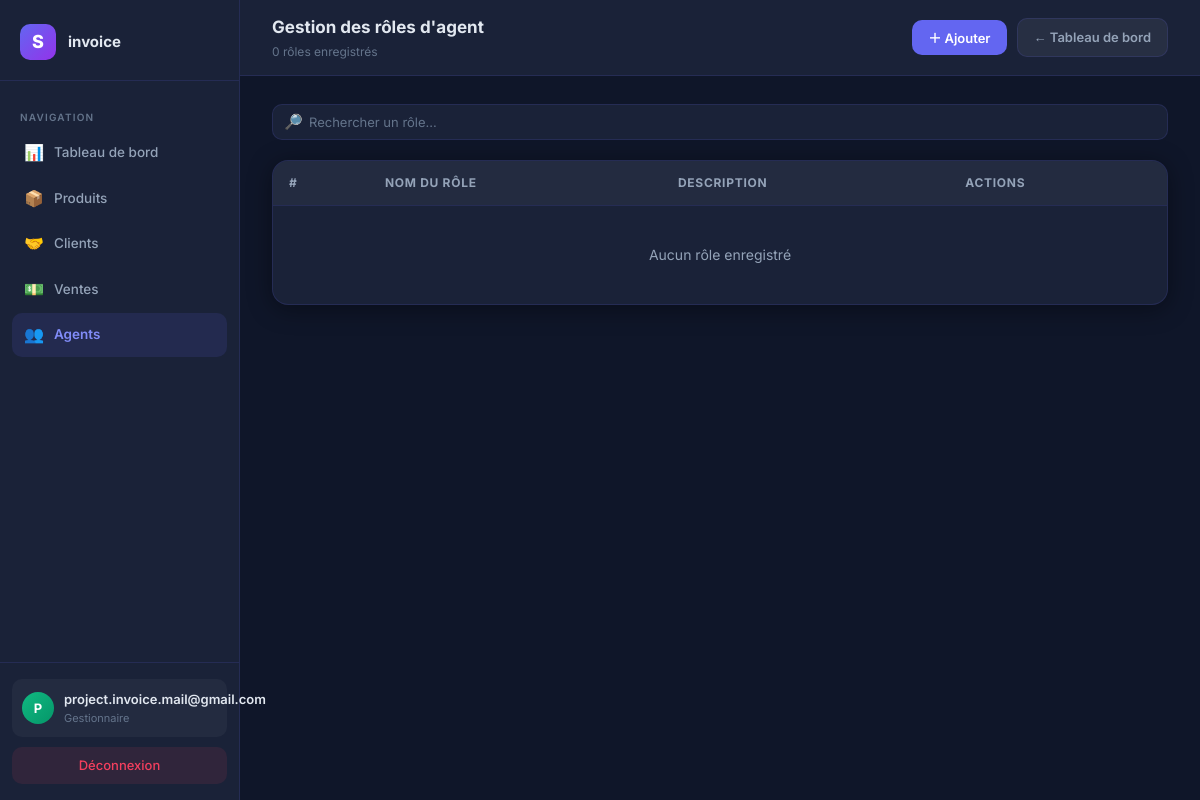
/manage-agent-roles/ (signed in), run on the app's committed database.
### InvoiceApp/models.py (models this page shows, shortened)
class User(AbstractUser):
    logo = models.ImageField(upload_to="company_logos/", blank=True, null=True, verbose_name="Logo de l'entreprise")
    company_name = models.CharField(max_length=255, verbose_name="Nom de l'entreprise")
    company_email = models.EmailField(blank=True, null=True,verbose_name="Adresse email")
    phone = models.CharField(max_length=20, blank=True, verbose_name="Téléphone")
    address = models.TextField(blank=True, verbose_name="Adresse")
    add_date = models.DateTimeField(auto_now_add=True, verbose_name="Date d'inscription",blank=True, null=True,)
    default_currency = models.CharField(max_length=3, choices=CURRENCY_CHOICES, default='EUR', verbose_name="Devise de l'entreprise")
    agent_login_code = models.CharField(max_length=8, unique=True, blank=True, verbose_name="Code de connexion vendeurs")
    next_invoice_number = models.PositiveIntegerField(default=1, verbose_name="Prochain numéro de facture")
    class Meta:
        verbose_name = "Entreprise"
        verbose_name_plural = "Entreprises"

### InvoiceApp/views/agents.py (the view)
# urls.py: path('manage-agent-roles/', invoice_views.manage_agent_roles, name='manage_agent_roles'),
@require_http_methods(["GET"])
@login_required
def manage_agent_roles(request):
    user = request.user
    agent_roles = user.agent_roles.all()
    context = {
        'company_name': user.company_name,
        'company_logo_url': user.logo.url if user.logo else None,
        'agent_roles': agent_roles,
    }
    return render(request, 'agent_roles_manage.html', context)

### InvoiceApp/context_processors.py (called while the page is built)
def subscription_context(request):
    user = getattr(request, 'user', None)
    if not user or not user.is_authenticated:
        return {}
    subscription = getattr(user, 'subscription', None)
    if subscription is None:
        return {}
    return {
        'subscription': subscription,
        'subscription_status': subscription.status,
        'subscription_blocked': subscription.is_blocked,
        'subscription_days_left': subscription.days_left,
        'subscription_expiry_date': subscription.access_expiry_date,
        'subscription_plan_price': subscription.price,
    }

### InvoiceApp/models.py (called while the page is built)
    @property
    def price(self):
        return SUBSCRIPTION_PLAN_PRICES.get(self.plan, Decimal('0'))

    @property
    def promo_active_until(self):
        latest = self.company.promo_redemptions.order_by('-expires_at').first()
        return latest.expires_at if latest else None

    @property
    def status(self):
        now = timezone.now()
        if self.active_until and self.active_until >= now:
            return 'active'
        promo_until = self.promo_active_until
        if promo_until and promo_until >= now:
            return 'promo'
        if self.trial_end_date and self.trial_end_date >= now:
            return 'trial'
        return 'expired'

    @property
    def is_blocked(self):
        return self.status == 'expired'

    @property
    def access_expiry_date(self):
        status = self.status
        if status == 'active':
            return self.active_until
        if status == 'promo':
            return self.promo_active_until
        if status == 'trial':
            return self.trial_end_date
        return None

    @property
    def days_left(self):
        if self.status not in ('trial', 'promo'):
            return 0
        expiry = self.access_expiry_date
        if not expiry:
            return 0
        remaining = expiry - timezone.now()
        return max(0, remaining.days + (1 if remaining.seconds > 0 else 0))

### InvoiceApp/templates/agent_roles_manage.html (shortened to what this page needs)
{% load static %}
{% load custom_filters %}
<!DOCTYPE html>
<html lang="fr">
<head>
</head>
<body>
<div class="sidebar">
    <div class="sidebar-logo">
        <div class="logo-mark">S</div>
        <div class="logo-text">{{ company_name }}</div>
    </div>
    <nav class="sidebar-nav">
        <div class="nav-section-label">Navigation</div>
        <a href="{% url 'dashboard' %}" class="nav-item"><span class="nav-icon">📊</span> Tableau de bord</a>
        <a href="{% url 'list_products' %}" class="nav-item"><span class="nav-icon">📦</span> Produits</a>
        <a href="{% url 'list_clients' %}" class="nav-item"><span class="nav-icon">🤝</span> Clients</a>
        <a href="{% url 'list_sales' %}" class="nav-item"><span class="nav-icon">💵</span> Ventes</a>
        <a href="{% url 'list_agents' %}" class="nav-item active"><span class="nav-icon">👥</span> Agents</a>
    </nav>
    <div class="sidebar-footer">
        <div class="user-block">
            <div class="user-avatar">{{ request.user.first_name|default:request.user.username|slice:':1'|upper }}</div>
            <div>
                <div class="user-name">{{ request.user.get_full_name|default:request.user.username }}</div>
                <div class="user-role">Gestionnaire</div>
            </div>
        </div>
        <a href="{% url 'logout' %}" class="logout-btn">Déconnexion</a>
    </div>
</div>
<div class="main">
    <div class="topbar">
        <div>
            <div class="topbar-title">Gestion des rôles d'agent</div>
            <div class="topbar-sub">{{ agent_roles|length }} rôle{{ agent_roles|length|pluralize }} enregistré{{ agent_roles|length|pluralize }}</div>
        </div>
        <div class="topbar-actions">
            <button onclick="openRoleModal(null)" class="btn btn-primary">＋ Ajouter</button>
            <a href="{% url 'dashboard' %}" class="btn btn-ghost">← Tableau de bord</a>
        </div>
    </div>
    <div class="content">
        <div class="toolbar">
            <div class="search-wrap">
                <span class="search-icon">🔎</span>
                <input type="text" id="searchInput" class="search-input" placeholder="Rechercher un rôle...">
            </div>
        </div>
        <div class="table-card">
            <table class="table">
                <thead>
                    <tr>
                        <th>#</th>
                        <th>Nom du rôle</th>
                        <th>Description</th>
                        <th>Actions</th>
                    </tr>
                </thead>
                <tbody>
                    {% for role in agent_roles %}
                    <tr class="role-row">
                        <td>{{ forloop.counter }}</td>
                        <td class="role-name">{{ role.name }}</td>
                        <td><span class="role-muted">{{ role.description|default:"Aucune description" }}</span></td>
                        <td>
                            <button type="button" class="btn btn-edit-soft btn-sm" onclick="openRoleModal({{ role.id }}, '{{ role.name|escapejs }}', '{{ role.description|default:''|escapejs }}')">Modifier</button>
                            <button type="button" class="btn btn-danger-soft btn-sm" onclick="openDeleteModal({{ role.id }}, '{{ role.name|escapejs }}')">Supprimer</button>
                        </td>
                    </tr>
                    {% empty %}
                    <tr>
                        <td colspan="4">
                            <div class="empty-state">Aucun rôle enregistré</div>
                        </td>
                    </tr>
                    {% endfor %}
                </tbody>
            </table>
        </div>
    </div>
</div>
</body>
</html>

### data on the page
User: company_name "invoice", user.first_name "P", user.get_full_name "project.invoice.mail@gmail.com"

### other printed values
{{ agent_roles|length }} "0"
